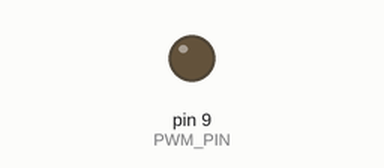
This sketch was run on a simulated Arduino Uno, built with avr-gcc and run on an emulated ATmega328P. On the bench: output pins drawn as LEDs (lit = HIGH).

Above: at 0.15 s.
At 39.84 s:
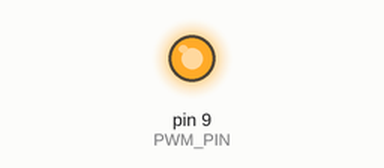
Timing chart, 0 to 40.0 s (numbered marks = the images above):
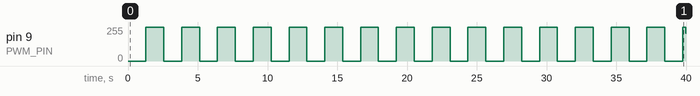

The sketch:

07_PWM_fade.ino
```cpp
/*
  PWM Fade (Pulse Width Modulation)

  Αυξομειώνει ομαλά τη φωτεινότητα ενός LED (εφέ "παλμού").

  Βασικές Έννοιες:
  1. **PWM (Pulse Width Modulation):** Τεχνική για να προσομοιώσουμε αναλογική έξοδο χρησιμοποιώντας ψηφιακά pins.
	 Ανοιγοκλείνουμε το pin πολύ γρήγορα. Όσο περισσότερο μένει ανοιχτό (Duty Cycle), τόσο πιο φωτεινό φαίνεται το LED.
  2. **analogWrite(pin, value):** Δέχεται τιμές από 0 (0% - σβηστό) έως 255 (100% - πλήρως αναμμένο).
	 Λειτουργεί μόνο στα pins που έχουν το σύμβολο '~' (π.χ. 3, 5, 6, 9, 10, 11 στο Uno).
  3. **for loop:** Δομή επανάληψης για να μετρήσουμε από το 0 στο 255 και ανάποδα.
*/

const int PWM_PIN = 9;	  // Πρέπει να είναι PWM pin (έχει ~)
const int FADE_DELAY = 5; // Πόσο γρήγορα γίνεται το fade (μικρότερο = πιο γρήγορο)

void setup()
{
	pinMode(PWM_PIN, OUTPUT);
}

void loop()
{
	// Σταδιακή αύξηση φωτεινότητας (Fade In)
	// Από 0 (σβηστό) έως 255 (μέγιστο)
	for (int brightness = 0; brightness <= 255; brightness++)
	{
		analogWrite(PWM_PIN, brightness);
		delay(FADE_DELAY); // Μικρή καθυστέρηση για να προλαβαίνει το μάτι να δει την αλλαγή
	}

	// Σταδιακή μείωση φωτεινότητας (Fade Out)
	// Από 255 (μέγιστο) έως 0 (σβηστό)
	for (int brightness = 255; brightness >= 0; brightness--)
	{
		analogWrite(PWM_PIN, brightness);
		delay(FADE_DELAY);
	}
}
```

Measured:
- by itself, pin 9 (PWM_PIN): 0/255 → 255/255 at 1.3 s, → 0/255 1.3 s later, → 255/255 1.3 s later, → 0/255 1.3 s later, … (32 changes in this stretch)
